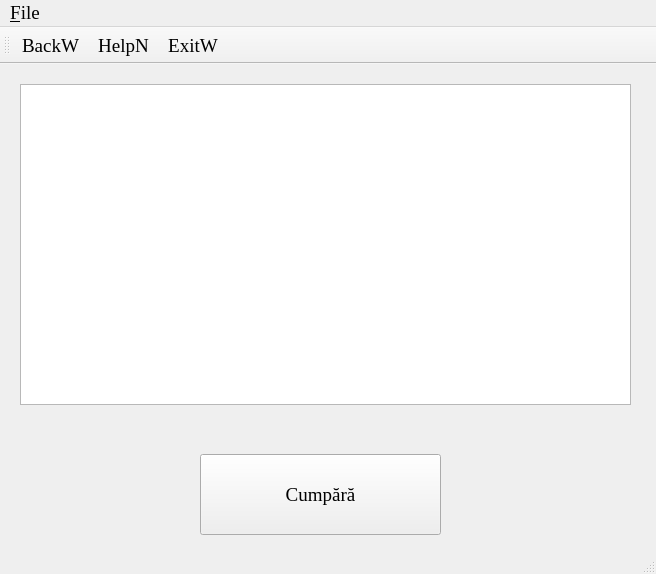
<?xml version="1.0" encoding="UTF-8"?>
<ui version="4.0">
 <class>SecondApp</class>
 <widget class="QMainWindow" name="SecondApp">
  <property name="geometry">
   <rect>
    <x>0</x>
    <y>0</y>
    <width>656</width>
    <height>574</height>
   </rect>
  </property>
  <property name="font">
   <font>
    <family>Times New Roman</family>
    <pointsize>14</pointsize>
   </font>
  </property>
  <property name="windowTitle">
   <string>Proiect</string>
  </property>
  <widget class="QWidget" name="centralwidget">
   <widget class="QListView" name="listView">
    <property name="geometry">
     <rect>
      <x>20</x>
      <y>20</y>
      <width>611</width>
      <height>321</height>
     </rect>
    </property>
    <property name="sizeAdjustPolicy">
     <enum>QAbstractScrollArea::AdjustToContents</enum>
    </property>
   </widget>
   <widget class="QPushButton" name="pushButton_Cumpara">
    <property name="geometry">
     <rect>
      <x>200</x>
      <y>390</y>
      <width>241</width>
      <height>81</height>
     </rect>
    </property>
    <property name="text">
     <string>Cumpără</string>
    </property>
   </widget>
  </widget>
  <widget class="QStatusBar" name="statusbar"/>
  <widget class="QToolBar" name="toolBar">
   <property name="windowTitle">
    <string>toolBar</string>
   </property>
   <attribute name="toolBarArea">
    <enum>TopToolBarArea</enum>
   </attribute>
   <attribute name="toolBarBreak">
    <bool>false</bool>
   </attribute>
   <addaction name="actionBackW"/>
   <addaction name="actionHelpN"/>
   <addaction name="actionExitW"/>
  </widget>
  <widget class="QMenuBar" name="menuBar">
   <property name="geometry">
    <rect>
     <x>0</x>
     <y>0</y>
     <width>656</width>
     <height>21</height>
    </rect>
   </property>
   <widget class="QMenu" name="menu_File">
    <property name="title">
     <string>&amp;File</string>
    </property>
    <addaction name="actionHelp"/>
    <addaction name="actionExit"/>
    <addaction name="actionBack"/>
   </widget>
   <addaction name="menu_File"/>
  </widget>
  <action name="actionHelp">
   <property name="text">
    <string>Help</string>
   </property>
   <property name="font">
    <font>
     <family>Times New Roman</family>
     <pointsize>14</pointsize>
    </font>
   </property>
  </action>
  <action name="actionExit">
   <property name="text">
    <string>Exit</string>
   </property>
  </action>
  <action name="actionBack">
   <property name="text">
    <string>Back</string>
   </property>
  </action>
  <action name="actionBackW">
   <property name="icon">
    <iconset>
     <normaloff>icons/arrow-180.png</normaloff>icons/arrow-180.png</iconset>
   </property>
   <property name="text">
    <string>BackW</string>
   </property>
  </action>
  <action name="actionHelpN">
   <property name="icon">
    <iconset>
     <normaloff>icons/question.png</normaloff>icons/question.png</iconset>
   </property>
   <property name="text">
    <string>HelpN</string>
   </property>
  </action>
  <action name="actionExitW">
   <property name="icon">
    <iconset>
     <normaloff>icons/cross-button.png</normaloff>icons/cross-button.png</iconset>
   </property>
   <property name="text">
    <string>ExitW</string>
   </property>
  </action>
 </widget>
 <resources/>
 <connections/>
</ui>
